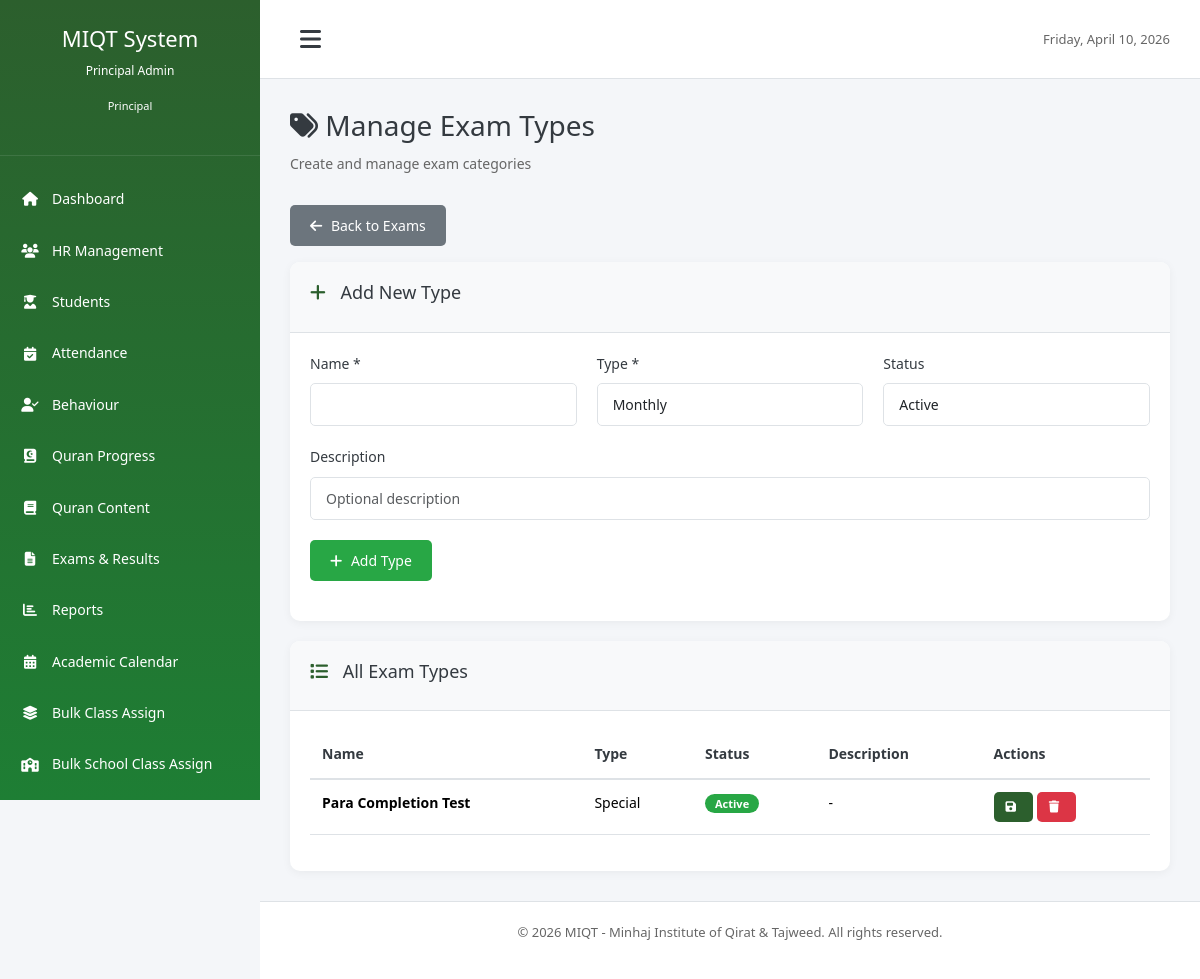
Page /modules/exams/manage_exam_types.php (signed in) on the committed database.
### tables this page shows
CREATE TABLE `exam_types` (
  `id` int(11) NOT NULL,
  `exam_name` varchar(100) NOT NULL,
  `exam_type` enum('monthly','quarterly','half_yearly','annual','special') NOT NULL,
  `description` text DEFAULT NULL,
  `status` enum('active','inactive') DEFAULT 'active',
  `created_at` timestamp NOT NULL DEFAULT current_timestamp()
);

### modules/exams/manage_exam_types.php (the view, shortened to what this page needs)
<?php
require_once '../../config/database.php';
try {
    $db->query("SELECT 1 FROM exam_types LIMIT 1");
} catch (PDOException $e) {
    $db->exec("CREATE TABLE IF NOT EXISTS exam_types (
        id INT AUTO_INCREMENT PRIMARY KEY,
        exam_name VARCHAR(100) NOT NULL,
        exam_type ENUM('monthly','quarterly','half_yearly','annual','special') NOT NULL,
        description TEXT DEFAULT NULL,
        status ENUM('active','inactive') DEFAULT 'active',
        created_at TIMESTAMP NOT NULL DEFAULT CURRENT_TIMESTAMP
    ) ENGINE=InnoDB DEFAULT CHARSET=utf8mb4 COLLATE=utf8mb4_unicode_ci");
}
$stmt = $db->prepare("SELECT * FROM exam_types ORDER BY status DESC, exam_name ASC");
$stmt->execute();
$types = $stmt->fetchAll();
require_once '../../includes/header.php';
?>
<div class="page-header">
    <h1 class="page-title"><i class="fas fa-tags"></i> Manage Exam Types</h1>
    <p class="subtitle">Create and manage exam categories</p>
    <p><a class="btn btn-secondary" href="<?php echo SITE_URL; ?>/modules/exams/manage_exams.php"><i class="fas fa-arrow-left"></i> Back to Exams</a></p>
</div>
<div class="dashboard-card mb-20">
    <div class="card-header">
        <h3><i class="fas fa-plus"></i> Add New Type</h3>
    </div>
    <div class="card-body">
        <form method="POST" action="">
            <div class="form-row">
                <div class="form-group">
                    <label for="exam_name">Name *</label>
                    <input type="text" name="exam_name" id="exam_name" class="form-control" required>
                </div>
                <div class="form-group">
                    <label for="exam_type">Type *</label>
                    <select name="exam_type" id="exam_type" class="form-control" required>
                        <option value="monthly">Monthly</option>
                    </select>
                </div>
                <div class="form-group">
                    <label for="status">Status</label>
                    <select name="status" id="status" class="form-control">
                        <option value="active">Active</option>
                    </select>
                </div>
            </div>
            <div class="form-row">
                <div class="form-group" style="flex:1;">
                    <label for="description">Description</label>
                    <input type="text" name="description" id="description" class="form-control" placeholder="Optional description">
                </div>
            </div>
            <div class="form-group">
                <button type="submit" name="add" class="btn btn-success"><i class="fas fa-plus"></i> Add Type</button>
            </div>
        </form>
    </div>
</div>
<div class="dashboard-card">
    <div class="card-header">
        <h3><i class="fas fa-list"></i> All Exam Types</h3>
    </div>
    <div class="card-body">
        <?php if (count($types) > 0): ?>
        <table class="table">
            <thead>
                <tr>
                    <th>Name</th>
                    <th>Type</th>
                    <th>Status</th>
                    <th>Description</th>
                    <th>Actions</th>
                </tr>
            </thead>
            <tbody>
                <?php foreach ($types as $t): ?>
                <tr>
                    <td><strong><?php echo $t['exam_name']; ?></strong></td>
                    <td><?php echo ucfirst(str_replace('_',' ',$t['exam_type'])); ?></td>
                    <td>
                        <span class="badge <?php echo ($t['status'] == 'active') ? 'badge-success' : 'badge-secondary'; ?>">
                            <?php echo ucfirst($t['status']); ?>
                        </span>
                    </td>
                    <td><?php echo $t['description'] ?: '-'; ?></td>
                    <td>
                        <form method="POST" action="" style="display:inline-block;">
                            <button type="submit" name="update" class="btn btn-sm btn-primary" title="Quick Save"><i class="fas fa-save"></i></button>
                        </form>
                        <a href="?delete=<?php echo $t['id']; ?>" class="btn btn-sm btn-danger"
                           onclick="return confirm('Delete this type?');" title="Delete"><i class="fas fa-trash"></i></a>
                    </td>
                </tr>
                <?php endforeach; ?>
            </tbody>
        </table>
        <?php else: ?>
        <p class="text-center text-muted">No exam types found. Add your first type above.</p>
        <?php endif; ?>
    </div>
</div>
<?php require_once '../../includes/footer.php'; ?>

### assets/css/style.css (style rules this page uses)
* { margin: 0; padding: 0; box-sizing: border-box; }
:root { --primary-color: #2c5f2d; --secondary-color: #1e7e34; --success-color: #28a745; --danger-color: #dc3545; --warning-color: #ffc107; --info-color: #17a2b8; --light-color: #f8f9fa; --dark-color: #343a40; --border-color: #dee2e6; --sidebar-width: 260px; --sidebar-collapsed-width: 72px; }
body { font-family: 'Jameel Noori Nastaleeq', 'Segoe UI', Tahoma, Geneva, Verdana, sans-serif; font-size: 14px; line-height: 1.6; color: #333; background-color: #f4f6f9; }
[dir="rtl"], .urdu-text, .arabic-text, th, td, .progress-table th, .progress-table td, table th, table td { font-family: 'Jameel Noori Nastaleeq', 'Segoe UI', Tahoma, Geneva, Verdana, sans-serif; }
* { font-variant-ligatures: normal; text-rendering: optimizeLegibility; }
.page-title { font-size: 28px; margin-bottom: 10px; color: var(--dark-color); }
.subtitle { font-size: 14px; color: #666; margin-bottom: 30px; }
.dashboard-card { background: white; border-radius: 10px; box-shadow: 0 2px 10px rgba(0,0,0,0.05); overflow: hidden; }
.card-header { background: #f8f9fa; padding: 20px; border-bottom: 1px solid var(--border-color); display: flex; justify-content: space-between; align-items: center; }
.card-header h3 { font-size: 18px; color: var(--dark-color); }
.card-header h3 i { margin-right: 10px; color: var(--primary-color); }
.card-body { padding: 20px; }
.form-group { margin-bottom: 20px; }
.form-group label { display: block; margin-bottom: 8px; font-weight: 500; color: var(--dark-color); }
.form-control { width: 100%; padding: 10px 15px; border: 1px solid var(--border-color); border-radius: 5px; font-size: 14px; transition: border-color 0.3s; }
.form-row { display: grid; grid-template-columns: repeat(auto-fit, minmax(250px, 1fr)); gap: 20px; }
select.form-control { cursor: pointer; }
.btn { display: inline-block; padding: 10px 20px; border: none; border-radius: 5px; font-size: 14px; cursor: pointer; text-decoration: none; transition: all 0.3s; text-align: center; }
.btn-primary { background: var(--primary-color); color: white; }
.btn-success { background: var(--success-color); color: white; }
.btn-danger { background: var(--danger-color); color: white; }
.btn-secondary { background: #6c757d; color: white; }
.btn-sm { padding: 6px 12px; font-size: 12px; }
.btn i { margin-right: 5px; }
.table { width: 100%; border-collapse: collapse; }
.table thead { background: #f8f9fa; }
.table th { padding: 12px; text-align: left; font-weight: 600; color: var(--dark-color); border-bottom: 2px solid var(--border-color); }
.table td { padding: 12px; border-bottom: 1px solid var(--border-color); }
.badge { display: inline-block; padding: 4px 10px; border-radius: 12px; font-size: 11px; font-weight: 600; }
.badge-success { background: var(--success-color); color: white; }
.mb-20 { margin-bottom: 20px; }

### rows in the picture
exam_types: exam_name "Para Completion Test", exam_type "Special", status "Active", description "-"

### other values in the picture
getUserName() "Principal Admin"
str_replace('_', ' ', getUserRole()) "Principal"
